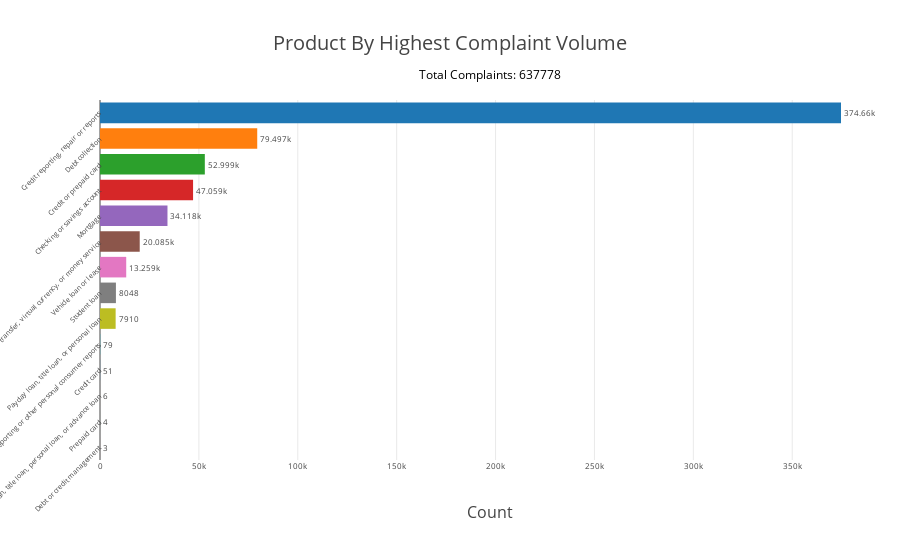

Notebook cell for this chart:
### Code cell
import pandas as pd
pd.set_option('display.max_columns', None)
pd.set_option('display.max_rows', None)

from CustomerComplaintExploration import *

# Step 1: Define the preprocessed data file path from Coursework 1 and load it
full_dataset_file_path = 'input_data/customer_complaints_full.csv'
# OR
# full_dataset_file_path = 'input_data/customer_complaints_sample.csv'
inDF = pd.read_csv(full_dataset_file_path)


# Step 2: Now clean the dataset with the function from coursework 1
processDF = preprocess_data(inDF)

# Plot Products distribution
explore_product(processDF)

### Figure 1 — Plotly figure (JSON) as saved in the notebook; plotly's stock layout.template omitted (floating-point values rounded to 4 significant figures)
{"data": [{"alignmentgroup": "True", "hovertemplate": "index=%{y}<br>Count=%{x}<extra></extra>", "legendgroup": "Credit reporting, credit repair services, or other personal consumer reports", "marker": {"color": "#1F77B4", "pattern": {"shape": ""}}, "name": "Credit reporting, credit repair services, or other personal consumer reports", "offsetgroup": "Credit reporting, credit repair services, or other personal consumer reports", "orientation": "h", "showlegend": true, "textfont": {"size": 8}, "textposition": "outside", "texttemplate": "%{x}", "type": "bar", "x": [374660], "xaxis": "x", "y": ["Credit reporting, credit repair services, or other personal consumer reports"], "yaxis": "y"}, {"alignmentgroup": "True", "hovertemplate": "index=%{y}<br>Count=%{x}<extra></extra>", "legendgroup": "Debt collection", "marker": {"color": "#FF7F0E", "pattern": {"shape": ""}}, "name": "Debt collection", "offsetgroup": "Debt collection", "orientation": "h", "showlegend": true, "textfont": {"size": 8}, "textposition": "outside", "texttemplate": "%{x}", "type": "bar", "x": [79497], "xaxis": "x", "y": ["Debt collection"], "yaxis": "y"}, {"alignmentgroup": "True", "hovertemplate": "index=%{y}<br>Count=%{x}<extra></extra>", "legendgroup": "Credit card or prepaid card", "marker": {"color": "#2CA02C", "pattern": {"shape": ""}}, "name": "Credit card or prepaid card", "offsetgroup": "Credit card or prepaid card", "orientation": "h", "showlegend": true, "textfont": {"size": 8}, "textposition": "outside", "texttemplate": "%{x}", "type": "bar", "x": [52999], "xaxis": "x", "y": ["Credit card or prepaid card"], "yaxis": "y"}, {"alignmentgroup": "True", "hovertemplate": "index=%{y}<br>Count=%{x}<extra></extra>", "legendgroup": "Checking or savings account", "marker": {"color": "#D62728", "pattern": {"shape": ""}}, "name": "Checking or savings account", "offsetgroup": "Checking or savings account", "orientation": "h", "showlegend": true, "textfont": {"size": 8}, "textposition": "outside", "texttemplate": "%{x}", "type": "bar", "x": [47059], "xaxis": "x", "y": ["Checking or savings account"], "yaxis": "y"}, {"alignmentgroup": "True", "hovertemplate": "index=%{y}<br>Count=%{x}<extra></extra>", "legendgroup": "Mortgage", "marker": {"color": "#9467BD", "pattern": {"shape": ""}}, "name": "Mortgage", "offsetgroup": "Mortgage", "orientation": "h", "showlegend": true, "textfont": {"size": 8}, "textposition": "outside", "texttemplate": "%{x}", "type": "bar", "x": [34118], "xaxis": "x", "y": ["Mortgage"], "yaxis": "y"}, {"alignmentgroup": "True", "hovertemplate": "index=%{y}<br>Count=%{x}<extra></extra>", "legendgroup": "Money transfer, virtual currency, or money service", "marker": {"color": "#8C564B", "pattern": {"shape": ""}}, "name": "Money transfer, virtual currency, or money service", "offsetgroup": "Money transfer, virtual currency, or money service", "orientation": "h", "showlegend": true, "textfont": {"size": 8}, "textposition": "outside", "texttemplate": "%{x}", "type": "bar", "x": [20085], "xaxis": "x", "y": ["Money transfer, virtual currency, or money service"], "yaxis": "y"}, {"alignmentgroup": "True", "hovertemplate": "index=%{y}<br>Count=%{x}<extra></extra>", "legendgroup": "Vehicle loan or lease", "marker": {"color": "#E377C2", "pattern": {"shape": ""}}, "name": "Vehicle loan or lease", "offsetgroup": "Vehicle loan or lease", "orientation": "h", "showlegend": true, "textfont": {"size": 8}, "textposition": "outside", "texttemplate": "%{x}", "type": "bar", "x": [13259], "xaxis": "x", "y": ["Vehicle loan or lease"], "yaxis": "y"}, {"alignmentgroup": "True", "hovertemplate": "index=%{y}<br>Count=%{x}<extra></extra>", "legendgroup": "Student loan", "marker": {"color": "#7F7F7F", "pattern": {"shape": ""}}, "name": "Student loan", "offsetgroup": "Student loan", "orientation": "h", "showlegend": true, "textfont": {"size": 8}, "textposition": "outside", "texttemplate": "%{x}", "type": "bar", "x": [8048], "xaxis": "x", "y": ["Student loan"], "yaxis": "y"}, {"alignmentgroup": "True", "hovertemplate": "index=%{y}<br>Count=%{x}<extra></extra>", "legendgroup": "Payday loan, title loan, or personal loan", "marker": {"color": "#BCBD22", "pattern": {"shape": ""}}, "name": "Payday loan, title loan, or personal loan", "offsetgroup": "Payday loan, title loan, or personal loan", "orientation": "h", "showlegend": true, "textfont": {"size": 8}, "textposition": "outside", "texttemplate": "%{x}", "type": "bar", "x": [7910], "xaxis": "x", "y": ["Payday loan, title loan, or personal loan"], "yaxis": "y"}, {"alignmentgroup": "True", "hovertemplate": "index=%{y}<br>Count=%{x}<extra></extra>", "legendgroup": "Credit reporting or other personal consumer reports", "marker": {"color": "#17BECF", "pattern": {"shape": ""}}, "name": "Credit reporting or other personal consumer reports", "offsetgroup": "Credit reporting or other personal consumer reports", "orientation": "h", "showlegend": true, "textfont": {"size": 8}, "textposition": "outside", "texttemplate": "%{x}", "type": "bar", "x": [79], "xaxis": "x", "y": ["Credit reporting or other personal consumer reports"], "yaxis": "y"}, {"alignmentgroup": "True", "hovertemplate": "index=%{y}<br>Count=%{x}<extra></extra>", "legendgroup": "Credit card", "marker": {"color": "#1F77B4", "pattern": {"shape": ""}}, "name": "Credit card", "offsetgroup": "Credit card", "orientation": "h", "showlegend": true, "textfont": {"size": 8}, "textposition": "outside", "texttemplate": "%{x}", "type": "bar", "x": [51], "xaxis": "x", "y": ["Credit card"], "yaxis": "y"}, {"alignmentgroup": "True", "hovertemplate": "index=%{y}<br>Count=%{x}<extra></extra>", "legendgroup": "Payday loan, title loan, personal loan, or advance loan", "marker": {"color": "#FF7F0E", "pattern": {"shape": ""}}, "name": "Payday loan, title loan, personal loan, or advance loan", "offsetgroup": "Payday loan, title loan, personal loan, or advance loan", "orientation": "h", "showlegend": true, "textfont": {"size": 8}, "textposition": "outside", "texttemplate": "%{x}", "type": "bar", "x": [6], "xaxis": "x", "y": ["Payday loan, title loan, personal loan, or advance loan"], "yaxis": "y"}, {"alignmentgroup": "True", "hovertemplate": "index=%{y}<br>Count=%{x}<extra></extra>", "legendgroup": "Prepaid card", "marker": {"color": "#2CA02C", "pattern": {"shape": ""}}, "name": "Prepaid card", "offsetgroup": "Prepaid card", "orientation": "h", "showlegend": true, "textfont": {"size": 8}, "textposition": "outside", "texttemplate": "%{x}", "type": "bar", "x": [4], "xaxis": "x", "y": ["Prepaid card"], "yaxis": "y"}, {"alignmentgroup": "True", "hovertemplate": "index=%{y}<br>Count=%{x}<extra></extra>", "legendgroup": "Debt or credit management", "marker": {"color": "#D62728", "pattern": {"shape": ""}}, "name": "Debt or credit management", "offsetgroup": "Debt or credit management", "orientation": "h", "showlegend": true, "textfont": {"size": 8}, "textposition": "outside", "texttemplate": "%{x}", "type": "bar", "x": [3], "xaxis": "x", "y": ["Debt or credit management"], "yaxis": "y"}], "layout": {"annotations": [{"font": {"color": "black", "size": 12}, "showarrow": false, "text": "Total Complaints: 637778", "x": 0.5, "xref": "paper", "y": 1.1, "yref": "paper"}], "barmode": "relative", "legend": {"title": {"text": "index"}, "tracegroupgap": 0}, "margin": {"b": 100, "l": 100, "r": 20, "t": 100}, "showlegend": false, "title": {"text": "Product By Highest Complaint Volume"}, "xaxis": {"anchor": "y", "domain": [0, 1], "tickfont": {"size": 8}, "title": {"text": "Count"}}, "yaxis": {"anchor": "x", "categoryarray": ["Debt or credit management", "Prepaid card", "Payday loan, title loan, personal loan, or advance loan", "Credit card", "Credit reporting or other personal consumer reports", "Payday loan, title loan, or personal loan", "Student loan", "Vehicle loan or lease", "Money transfer, virtual currency, or money service", "Mortgage", "Checking or savings account", "Credit card or prepaid card", "Debt collection", "Credit reporting, credit repair services, or other personal consumer reports"], "categoryorder": "array", "domain": [0, 1], "tickangle": -45, "tickfont": {"size": 7}, "ticktext": ["Credit reporting, repair or reports", "Debt collection", "Credit or prepaid card", "Checking or savings account", "Mortgage", "Money transfer, virtual currency, or money service", "Vehicle loan or lease", "Student loan", "Payday loan, title loan, or personal loan", "Credit reporting or other personal consumer reports", "Credit card", "Payday loan, title loan, personal loan, or advance loan", "Prepaid card", "Debt or credit management"], "tickvals": ["Credit reporting, credit repair services, or other personal consumer reports", "Debt collection", "Credit card or prepaid card", "Checking or savings account", "Mortgage", "Money transfer, virtual currency, or money service", "Vehicle loan or lease", "Student loan", "Payday loan, title loan, or personal loan", "Credit reporting or other personal consumer reports", "Credit card", "Payday loan, title loan, personal loan, or advance loan", "Prepaid card", "Debt or credit management"], "title": {"text": ""}}}}
